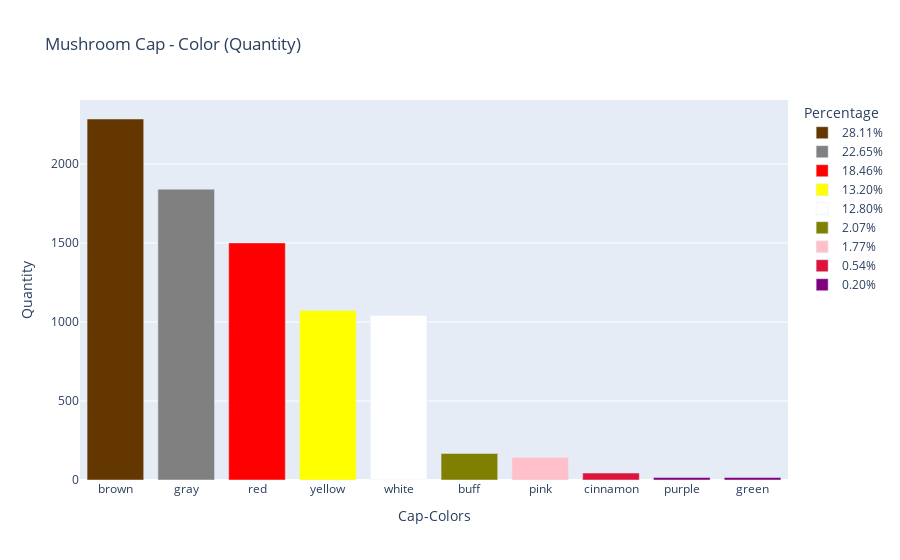

Notebook code cell kept with this figure:
### Markdown cell above
Insight: We can see that we have a bit more edible mushrooms in our data than poisonous ones!

### Code cell
# plotting the frequency of the cap-color feature
cap_color_dict = df_mush['cap-color'].value_counts().to_dict()
cap_color_ordered = ['brown','gray','red','yellow','white','buff','pink','cinnamon','purple','green']
change_dict_key(cap_color_dict,list(cap_color_dict.keys()),cap_color_ordered)

colors = ['#653700','gray','red','yellow','white','olive','pink','crimson','purple','green']
df_cap_color = series_to_df(cap_color_dict,'Cap-Colors')

fig = px.bar(df_cap_color, x='Cap-Colors',y='Quantity',title = "Mushroom Cap - Color (Quantity)",
             color_discrete_sequence = colors,color = df_cap_color['Percentage'])
fig.show()

### Figure 1 — Plotly figure (JSON) as saved in the notebook; plotly's stock layout.template omitted (floating-point values rounded to 4 significant figures)
{"data": [{"alignmentgroup": "True", "hovertemplate": "Percentage=28.11%<br>Cap-Colors=%{x}<br>Quantity=%{y}<extra></extra>", "legendgroup": "28.11%", "marker": {"color": "#653700", "pattern": {"shape": ""}}, "name": "28.11%", "offsetgroup": "28.11%", "orientation": "v", "showlegend": true, "textposition": "auto", "type": "bar", "x": ["brown"], "xaxis": "x", "y": [2284], "yaxis": "y"}, {"alignmentgroup": "True", "hovertemplate": "Percentage=22.65%<br>Cap-Colors=%{x}<br>Quantity=%{y}<extra></extra>", "legendgroup": "22.65%", "marker": {"color": "gray", "pattern": {"shape": ""}}, "name": "22.65%", "offsetgroup": "22.65%", "orientation": "v", "showlegend": true, "textposition": "auto", "type": "bar", "x": ["gray"], "xaxis": "x", "y": [1840], "yaxis": "y"}, {"alignmentgroup": "True", "hovertemplate": "Percentage=18.46%<br>Cap-Colors=%{x}<br>Quantity=%{y}<extra></extra>", "legendgroup": "18.46%", "marker": {"color": "red", "pattern": {"shape": ""}}, "name": "18.46%", "offsetgroup": "18.46%", "orientation": "v", "showlegend": true, "textposition": "auto", "type": "bar", "x": ["red"], "xaxis": "x", "y": [1500], "yaxis": "y"}, {"alignmentgroup": "True", "hovertemplate": "Percentage=13.20%<br>Cap-Colors=%{x}<br>Quantity=%{y}<extra></extra>", "legendgroup": "13.20%", "marker": {"color": "yellow", "pattern": {"shape": ""}}, "name": "13.20%", "offsetgroup": "13.20%", "orientation": "v", "showlegend": true, "textposition": "auto", "type": "bar", "x": ["yellow"], "xaxis": "x", "y": [1072], "yaxis": "y"}, {"alignmentgroup": "True", "hovertemplate": "Percentage=12.80%<br>Cap-Colors=%{x}<br>Quantity=%{y}<extra></extra>", "legendgroup": "12.80%", "marker": {"color": "white", "pattern": {"shape": ""}}, "name": "12.80%", "offsetgroup": "12.80%", "orientation": "v", "showlegend": true, "textposition": "auto", "type": "bar", "x": ["white"], "xaxis": "x", "y": [1040], "yaxis": "y"}, {"alignmentgroup": "True", "hovertemplate": "Percentage=2.07%<br>Cap-Colors=%{x}<br>Quantity=%{y}<extra></extra>", "legendgroup": "2.07%", "marker": {"color": "olive", "pattern": {"shape": ""}}, "name": "2.07%", "offsetgroup": "2.07%", "orientation": "v", "showlegend": true, "textposition": "auto", "type": "bar", "x": ["buff"], "xaxis": "x", "y": [168], "yaxis": "y"}, {"alignmentgroup": "True", "hovertemplate": "Percentage=1.77%<br>Cap-Colors=%{x}<br>Quantity=%{y}<extra></extra>", "legendgroup": "1.77%", "marker": {"color": "pink", "pattern": {"shape": ""}}, "name": "1.77%", "offsetgroup": "1.77%", "orientation": "v", "showlegend": true, "textposition": "auto", "type": "bar", "x": ["pink"], "xaxis": "x", "y": [144], "yaxis": "y"}, {"alignmentgroup": "True", "hovertemplate": "Percentage=0.54%<br>Cap-Colors=%{x}<br>Quantity=%{y}<extra></extra>", "legendgroup": "0.54%", "marker": {"color": "crimson", "pattern": {"shape": ""}}, "name": "0.54%", "offsetgroup": "0.54%", "orientation": "v", "showlegend": true, "textposition": "auto", "type": "bar", "x": ["cinnamon"], "xaxis": "x", "y": [44], "yaxis": "y"}, {"alignmentgroup": "True", "hovertemplate": "Percentage=0.20%<br>Cap-Colors=%{x}<br>Quantity=%{y}<extra></extra>", "legendgroup": "0.20%", "marker": {"color": "purple", "pattern": {"shape": ""}}, "name": "0.20%", "offsetgroup": "0.20%", "orientation": "v", "showlegend": true, "textposition": "auto", "type": "bar", "x": ["purple", "green"], "xaxis": "x", "y": [16, 16], "yaxis": "y"}], "layout": {"autosize": true, "barmode": "relative", "legend": {"title": {"text": "Percentage"}, "tracegroupgap": 0}, "title": {"text": "Mushroom Cap - Color (Quantity)"}, "xaxis": {"anchor": "y", "autorange": true, "domain": [0, 1], "range": [-0.5, 9.5], "title": {"text": "Cap-Colors"}, "type": "category"}, "yaxis": {"anchor": "x", "autorange": true, "domain": [0, 1], "range": [0, 2404.0], "title": {"text": "Quantity"}, "type": "linear"}}}
